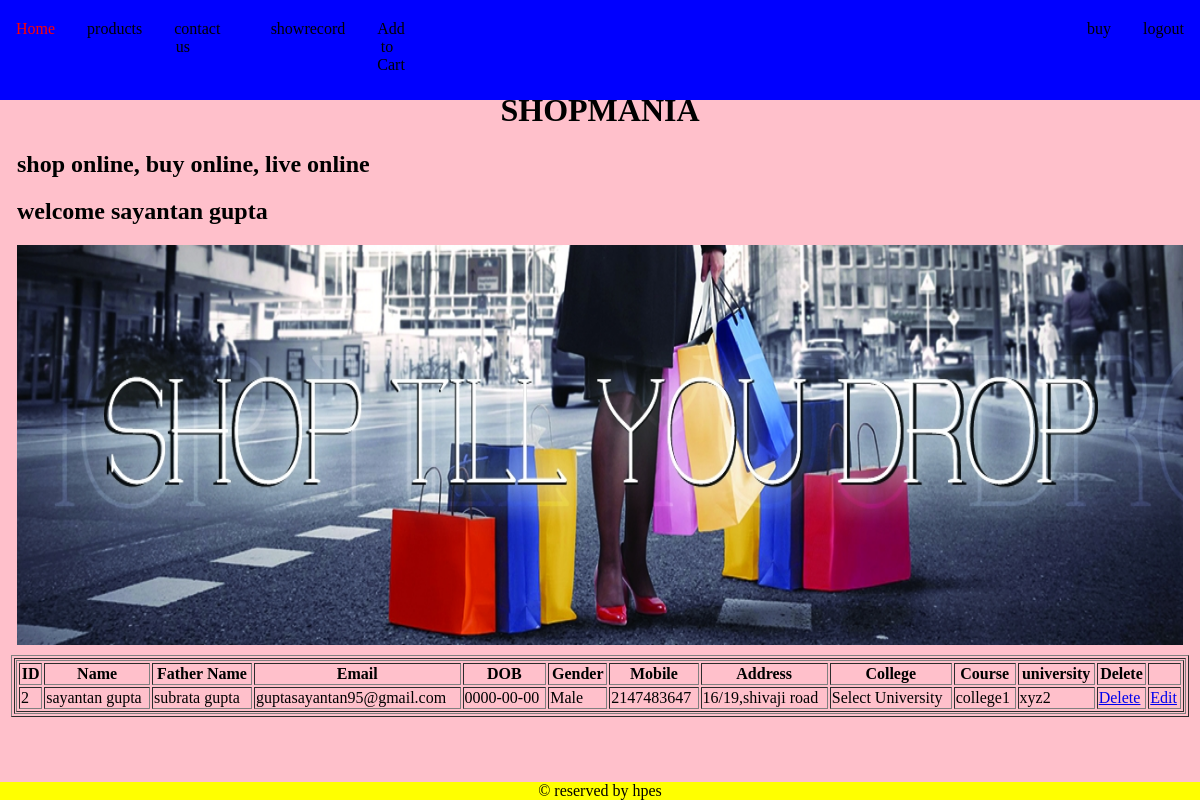
Page /ShopmaniaOnlineShopping/showrecord.php (signed in) on the committed database.
### tables this page shows
CREATE TABLE IF NOT EXISTS `student` (
  `stu_id` int(11) NOT NULL AUTO_INCREMENT,
  `stu_name` varchar(30) NOT NULL,
  `stu_fname` varchar(30) NOT NULL,
  `stu_email` varchar(30) NOT NULL,
  `stu_gender` varchar(20) NOT NULL,
  `stu_dob` date NOT NULL,
  `stu_mobile` bigint(20) NOT NULL,
  `stu_pwd` varchar(30) NOT NULL,
  `stu_addr` varchar(50) NOT NULL,
  `stu_university` varchar(20) NOT NULL,
  `stu_branch` varchar(20) NOT NULL,
  `stu_college` varchar(30) NOT NULL,
  `stu_course` varchar(20) NOT NULL,
  PRIMARY KEY (`stu_id`)
);

### ShopmaniaOnlineShopping/blogic.php (called while the page is built, shortened)
<?php
    function executeQuery($query)
    {
        $res=mysql_query($query);
        return $res;
    }
?>

### ShopmaniaOnlineShopping/showrecord.php (the view, shortened to what this page needs)
<?php
include './blogic.php';
?>
<!DOCTYPE html>
<html>
    <head>
        <link href="style1.css" rel="stylesheet" type="text/css"/>
    </head>
    <body>
        <table width='100%'>
            <tr>
                <td valign='top'>
                    <table width='100%'>
                        <tr>
                            <td valign='top'>
                                <?php include("./header.php"); ?>
                            </td>
                        </tr>
                    </table>
                    <table border='1' width='100%' >
                        <tr>
                             <td valign='top'>
                                 <?php
                                 $res=  ExecuteQuery("select * from student where stu_id=$_SESSION[id]");
                                if(mysql_affected_rows()>0)
                                {
                                    echo "<table width='100%' border='1'>";
                                    echo "<tr><th>ID</th><th>Name</th><th>Father Name</th><th>Email</th><th>DOB</th><th>Gender</th><th>Mobile</th><th>Address</th><th>College</th><th>Course</th><th>university</th> <th>Delete</th><th></th></tr>";
                                    while($row=  mysql_fetch_array($res))
                                    {
                                        echo "<tr>";
                                        echo "<td>$row[0]</td><td>$row[1]</td><td>$row[2]</td><td>$row[3]</td><td>$row[5]</td><td>$row[4]</td><td>$row[6]</td><td>$row[8]</td><td>$row[11]</td><td>$row[12]</td><td>$row[9]</td> <td><a href='delete.php'>Delete</a></td><td><a href='register.php'>Edit</a></td>";
                                        echo "</tr>";
                                    }
                                    echo "</table>";
                                }
                                else
                                {
                                    echo "<h3>No record Found...</h3>";
                                }
                                 ?>
                             </td>
                        </tr>
                    </table>
                    <table width='100%'>
                        <tr>
                            <td valign='top'>
                    <?php include("./footer.php"); ?>
                            </td>
                        </tr>
                </table>
                </td>
            </tr>
        </table>
    </body>
</html>

### ShopmaniaOnlineShopping/style1.css (style rules this page uses)
body { background-color:pink; }

### rows in the picture
student: stu_id "2", stu_name "sayantan gupta", stu_fname "subrata gupta", stu_email "guptasayantan95@gmail.com", stu_dob "0000-00-00", stu_gender "Male", stu_mobile "2147483647", stu_addr "16/19,shivaji road", stu_college "Select University", stu_course "college1", stu_university "xyz2"

### other values in the picture
$_SESSION['name'] "sayantan gupta"
